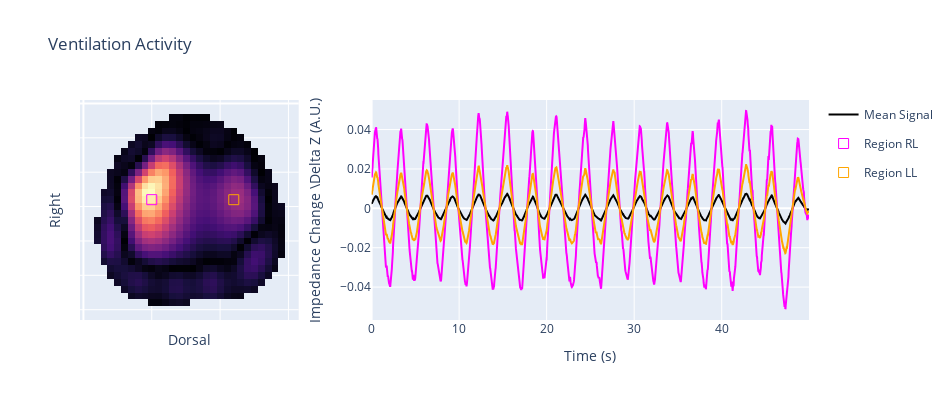

Notebook cell for this chart:
### Code cell
# plot ventilation acticity
fig = make_subplots(rows=1, cols=2, column_widths=[1, 2])
fig.update_layout(width=950, height=400)

fig.add_trace(go.Heatmap(z=np.std(imgs_vent, axis=-1), zmin=0, 
                         showscale=False, colorscale='magma'), row=1, col=1)
fig.update_yaxes(title='Right', showticklabels=False, autorange="reversed", row=1, col=1)
fig.update_xaxes(title='Dorsal', showticklabels=False, row=1, col=1)
fig.update_layout(title='Ventilation Activity')

fig.add_trace(go.Scatter(x=t, y=np.nanmean(imgs_vent, axis=(0, 1)), 
                         name='Mean Signal', line_color='black'), row=1, col=2)
fig.update_xaxes(title='Time (s)', row=1, col=2)
fig.update_yaxes(title='Impedance Change \\Delta Z (A.U.)', row=1, col=2)

# add example signals in ??? regions
regions = {'Region RL': ([10, 14], 'magenta'), 'Region LL': ([22, 14], 'orange')}
for reg, tmp in regions.items():
    fig.add_scatter(x=[tmp[0][0]], y=[tmp[0][1]], mode='markers', marker_symbol='square-open', 
                    marker_size=10, legendgroup=reg, marker_color=tmp[1], name=reg, row=1, col=1)
    fig.add_trace(go.Scatter(x=t, y=imgs_vent[tmp[0][1], tmp[0][0], :], legendgroup=reg, 
                             showlegend=False, name=reg, line_color=tmp[1]), row=1, col=2) 
    
fig.show()

### Figure 1 — Plotly figure (JSON) as saved in the notebook; plotly's stock layout.template omitted (floating-point values rounded to 4 significant figures; data arrays with more than 128 entries replaced by an {"elided": "..."} marker saying what was removed)
{"data": [{"colorscale": [[0, "#000004"], [0.1111, "#180f3d"], [0.2222, "#440f76"], [0.3333, "#721f81"], [0.4444, "#9e2f7f"], [0.5556, "#cd4071"], [0.6667, "#f1605d"], [0.7778, "#fd9668"], [0.8889, "#feca8d"], [1, "#fcfdbf"]], "showscale": false, "type": "heatmap", "xaxis": "x", "yaxis": "y", "z": {"elided": "32x32 float values"}, "zmin": 0}, {"line": {"color": "black"}, "name": "Mean Signal", "type": "scatter", "x": {"elided": "2384 float values"}, "xaxis": "x2", "y": {"elided": "2384 float values"}, "yaxis": "y2"}, {"legendgroup": "Region RL", "marker": {"color": "magenta", "size": 10, "symbol": "square-open"}, "mode": "markers", "name": "Region RL", "type": "scatter", "x": [10], "xaxis": "x", "y": [14], "yaxis": "y"}, {"legendgroup": "Region RL", "line": {"color": "magenta"}, "name": "Region RL", "showlegend": false, "type": "scatter", "x": {"elided": "2384 float values"}, "xaxis": "x2", "y": {"elided": "2384 float values"}, "yaxis": "y2"}, {"legendgroup": "Region LL", "marker": {"color": "orange", "size": 10, "symbol": "square-open"}, "mode": "markers", "name": "Region LL", "type": "scatter", "x": [22], "xaxis": "x", "y": [14], "yaxis": "y"}, {"legendgroup": "Region LL", "line": {"color": "orange"}, "name": "Region LL", "showlegend": false, "type": "scatter", "x": {"elided": "2384 float values"}, "xaxis": "x2", "y": {"elided": "2384 float values"}, "yaxis": "y2"}], "layout": {"height": 400, "title": {"text": "Ventilation Activity"}, "width": 950, "xaxis": {"anchor": "y", "domain": [0, 0.3], "showticklabels": false, "title": {"text": "Dorsal"}}, "xaxis2": {"anchor": "y2", "domain": [0.4, 1], "title": {"text": "Time (s)"}}, "yaxis": {"anchor": "x", "autorange": "reversed", "domain": [0, 1], "showticklabels": false, "title": {"text": "Right"}}, "yaxis2": {"anchor": "x2", "domain": [0, 1], "title": {"text": "Impedance Change \\Delta Z (A.U.)"}}}}
